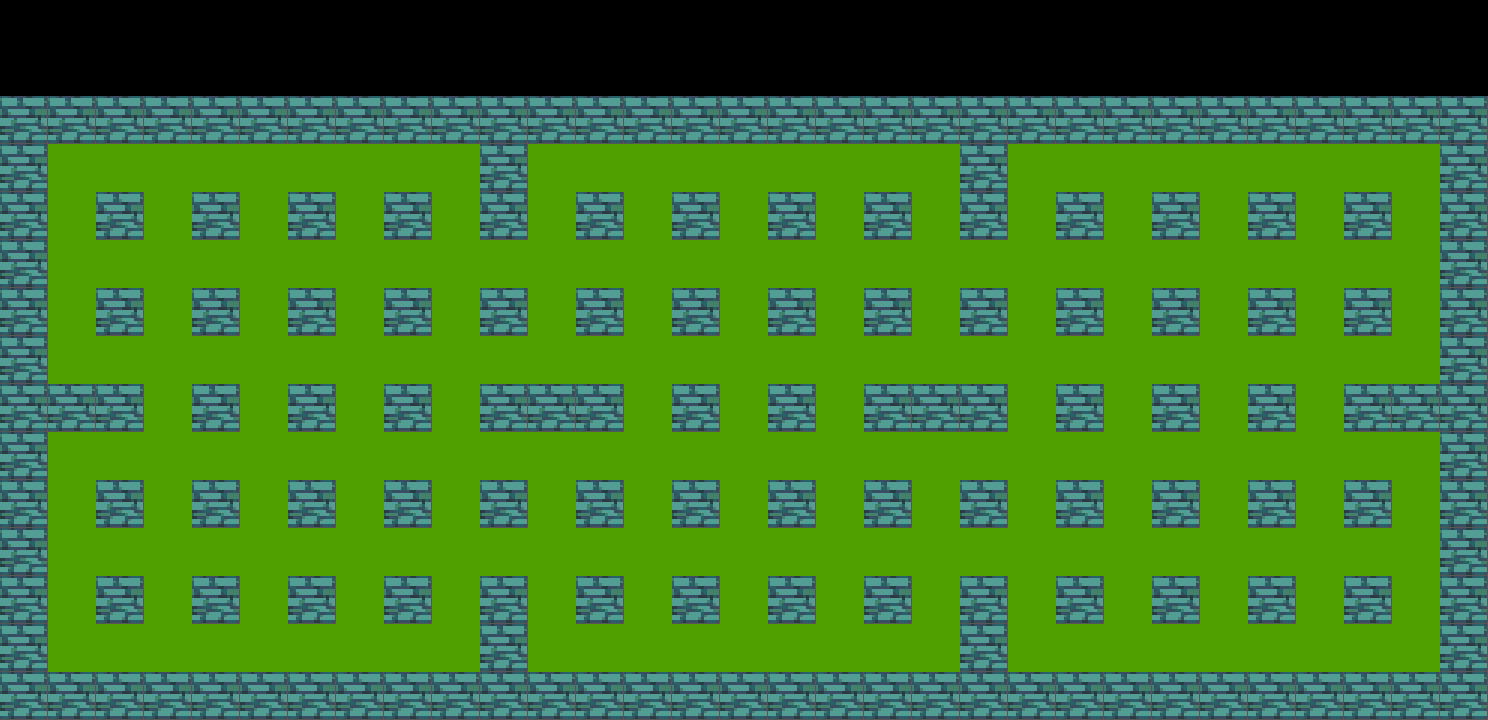

Below is a game level as drawn by its tile map, then a one-line description and the .tmx that defines it (tile-layer data replaced by summaries):
An orthogonal 31x15 tile map with 48x48 px tiles, 1 tile layer (Tile Layer 1) and 93 objects (78x wall, 5x balloom_enemy, 4x around_wall, 3x dahl_enemy, 2x oneal_enemy, ...).

<map version="1.9" tiledversion="1.9.2" orientation="orthogonal" renderorder="right-down" width="31" height="15" tilewidth="48" tileheight="48" infinite="0" nextlayerid="8" nextobjectid="610">
 <tileset firstgid="1" name="classic" tilewidth="48" tileheight="48" tilecount="256" columns="16">
  <image source="classic.png" trans="ff00ff" width="768" height="768" />
 </tileset>
 <layer id="1" name="Tile Layer 1" width="31" height="15" locked="1">
  <data>[465 cells, 403 non-empty, 2 distinct tile ids]</data>
 </layer>
 <objectgroup id="2" name="Walls">
  <object id="75" name="Player" class="player" x="48" y="144" width="48" height="48" />
  <object id="333" class="wall" x="96" y="192" width="48" height="48">
   <ellipse />
  </object>
  <object id="334" class="wall" x="96" y="288" width="48" height="48">
   <ellipse />
  </object>
  <object id="335" class="wall" x="96" y="384" width="48" height="48">
   <ellipse />
  </object>
  <object id="336" class="wall" x="96" y="480" width="48" height="48">
   <ellipse />
  </object>
  <object id="337" class="wall" x="96" y="576" width="48" height="48">
   <ellipse />
  </object>
  <object id="338" class="wall" x="192" y="576" width="48" height="48">
   <ellipse />
  </object>
  <object id="339" class="wall" x="192" y="480" width="48" height="48">
   <ellipse />
  </object>
  <object id="340" class="wall" x="192" y="384" width="48" height="48">
   <ellipse />
  </object>
  <object id="341" class="wall" x="192" y="288" width="48" height="48">
   <ellipse />
  </object>
  <object id="342" class="wall" x="192" y="192" width="48" height="48">
   <ellipse />
  </object>
  <object id="343" class="wall" x="288" y="192" width="48" height="48">
   <ellipse />
  </object>
  <object id="344" class="wall" x="288" y="288" width="48" height="48">
   <ellipse />
  </object>
  <object id="345" class="wall" x="288" y="384" width="48" height="48">
   <ellipse />
  </object>
  <object id="346" class="wall" x="288" y="480" width="48" height="48">
   <ellipse />
  </object>
  <object id="347" class="wall" x="288" y="576" width="48" height="48">
   <ellipse />
  </object>
  <object id="348" class="wall" x="384" y="576" width="48" height="48">
   <ellipse />
  </object>
  <object id="349" class="wall" x="384" y="480" width="48" height="48">
   <ellipse />
  </object>
  <object id="350" class="wall" x="384" y="384" width="48" height="48">
   <ellipse />
  </object>
  <object id="351" class="wall" x="384" y="288" width="48" height="48">
   <ellipse />
  </object>
  <object id="352" class="wall" x="384" y="192" width="48" height="48">
   <ellipse />
  </object>
  <object id="353" class="wall" x="480" y="192" width="48" height="48">
   <ellipse />
  </object>
  <object id="354" class="wall" x="480" y="288" width="48" height="48">
   <ellipse />
  </object>
  <object id="355" class="wall" x="480" y="384" width="48" height="48">
   <ellipse />
  </object>
  <object id="356" class="wall" x="480" y="480" width="48" height="48">
   <ellipse />
  </object>
  <object id="357" class="wall" x="480" y="576" width="48" height="48">
   <ellipse />
  </object>
  <object id="602" class="wall" x="480" y="624" width="48" height="48">
   <ellipse />
  </object>
  <object id="603" class="wall" x="48" y="384" width="48" height="48">
   <ellipse />
  </object>
  <object id="604" class="wall" x="480" y="144" width="48" height="48">
   <ellipse />
  </object>
  <object id="605" class="wall" x="960" y="144" width="48" height="48">
   <ellipse />
  </object>
  <object id="606" class="wall" x="960" y="624" width="48" height="48">
   <ellipse />
  </object>
  <object id="358" class="wall" x="576" y="576" width="48" height="48">
   <ellipse />
  </object>
  <object id="359" class="wall" x="576" y="480" width="48" height="48">
   <ellipse />
  </object>
  <object id="360" class="wall" x="576" y="384" width="48" height="48">
   <ellipse />
  </object>
  <object id="607" class="wall" x="528" y="384" width="48" height="48">
   <ellipse />
  </object>
  <object id="361" class="wall" x="576" y="288" width="48" height="48">
   <ellipse />
  </object>
  <object id="362" class="wall" x="576" y="192" width="48" height="48">
   <ellipse />
  </object>
  <object id="363" class="wall" x="672" y="192" width="48" height="48">
   <ellipse />
  </object>
  <object id="364" class="wall" x="672" y="288" width="48" height="48">
   <ellipse />
  </object>
  <object id="365" class="wall" x="672" y="384" width="48" height="48">
   <ellipse />
  </object>
  <object id="366" class="wall" x="672" y="480" width="48" height="48">
   <ellipse />
  </object>
  <object id="367" class="wall" x="672" y="576" width="48" height="48">
   <ellipse />
  </object>
  <object id="368" class="wall" x="768" y="576" width="48" height="48">
   <ellipse />
  </object>
  <object id="369" class="wall" x="768" y="480" width="48" height="48">
   <ellipse />
  </object>
  <object id="370" class="wall" x="768" y="384" width="48" height="48">
   <ellipse />
  </object>
  <object id="371" class="wall" x="768" y="288" width="48" height="48">
   <ellipse />
  </object>
  <object id="372" class="wall" x="768" y="192" width="48" height="48">
   <ellipse />
  </object>
  <object id="373" class="wall" x="864" y="192" width="48" height="48">
   <ellipse />
  </object>
  <object id="374" class="wall" x="864" y="288" width="48" height="48">
   <ellipse />
  </object>
  <object id="375" class="wall" x="864" y="384" width="48" height="48">
   <ellipse />
  </object>
  <object id="376" class="wall" x="864" y="480" width="48" height="48">
   <ellipse />
  </object>
  <object id="377" class="wall" x="864" y="576" width="48" height="48">
   <ellipse />
  </object>
  <object id="379" class="wall" x="960" y="576" width="48" height="48">
   <ellipse />
  </object>
  <object id="380" class="wall" x="960" y="480" width="48" height="48">
   <ellipse />
  </object>
  <object id="381" class="wall" x="960" y="384" width="48" height="48">
   <ellipse />
  </object>
  <object id="608" class="wall" x="912" y="384" width="48" height="48">
   <ellipse />
  </object>
  <object id="382" class="wall" x="960" y="288" width="48" height="48">
   <ellipse />
  </object>
  <object id="384" class="wall" x="960" y="192" width="48" height="48">
   <ellipse />
  </object>
  <object id="385" class="wall" x="1056" y="192" width="48" height="48">
   <ellipse />
  </object>
  <object id="386" class="wall" x="1056" y="288" width="48" height="48">
   <ellipse />
  </object>
  <object id="387" class="wall" x="1056" y="384" width="48" height="48">
   <ellipse />
  </object>
  <object id="388" class="wall" x="1056" y="480" width="48" height="48">
   <ellipse />
  </object>
  <object id="389" class="wall" x="1056" y="576" width="48" height="48">
   <ellipse />
  </object>
  <object id="390" class="wall" x="1152" y="576" width="48" height="48">
   <ellipse />
  </object>
  <object id="391" class="wall" x="1152" y="480" width="48" height="48">
   <ellipse />
  </object>
  <object id="392" class="wall" x="1152" y="384" width="48" height="48">
   <ellipse />
  </object>
  <object id="393" class="wall" x="1152" y="288" width="48" height="48">
   <ellipse />
  </object>
  <object id="394" class="wall" x="1152" y="192" width="48" height="48">
   <ellipse />
  </object>
  <object id="395" class="wall" x="1248" y="192" width="48" height="48">
   <ellipse />
  </object>
  <object id="396" class="wall" x="1248" y="288" width="48" height="48">
   <ellipse />
  </object>
  <object id="397" class="wall" x="1248" y="384" width="48" height="48">
   <ellipse />
  </object>
  <object id="398" class="wall" x="1248" y="480" width="48" height="48">
   <ellipse />
  </object>
  </objectgroup>
 <objectgroup id="7" name="Enemies" locked="1">
  <!-- 14 objects omitted --></objectgroup>
 <objectgroup id="4" name="Around Walls">
  <!-- 4 objects omitted --></objectgroup>
</map>
<!-- 21 of 93 objects omitted -->